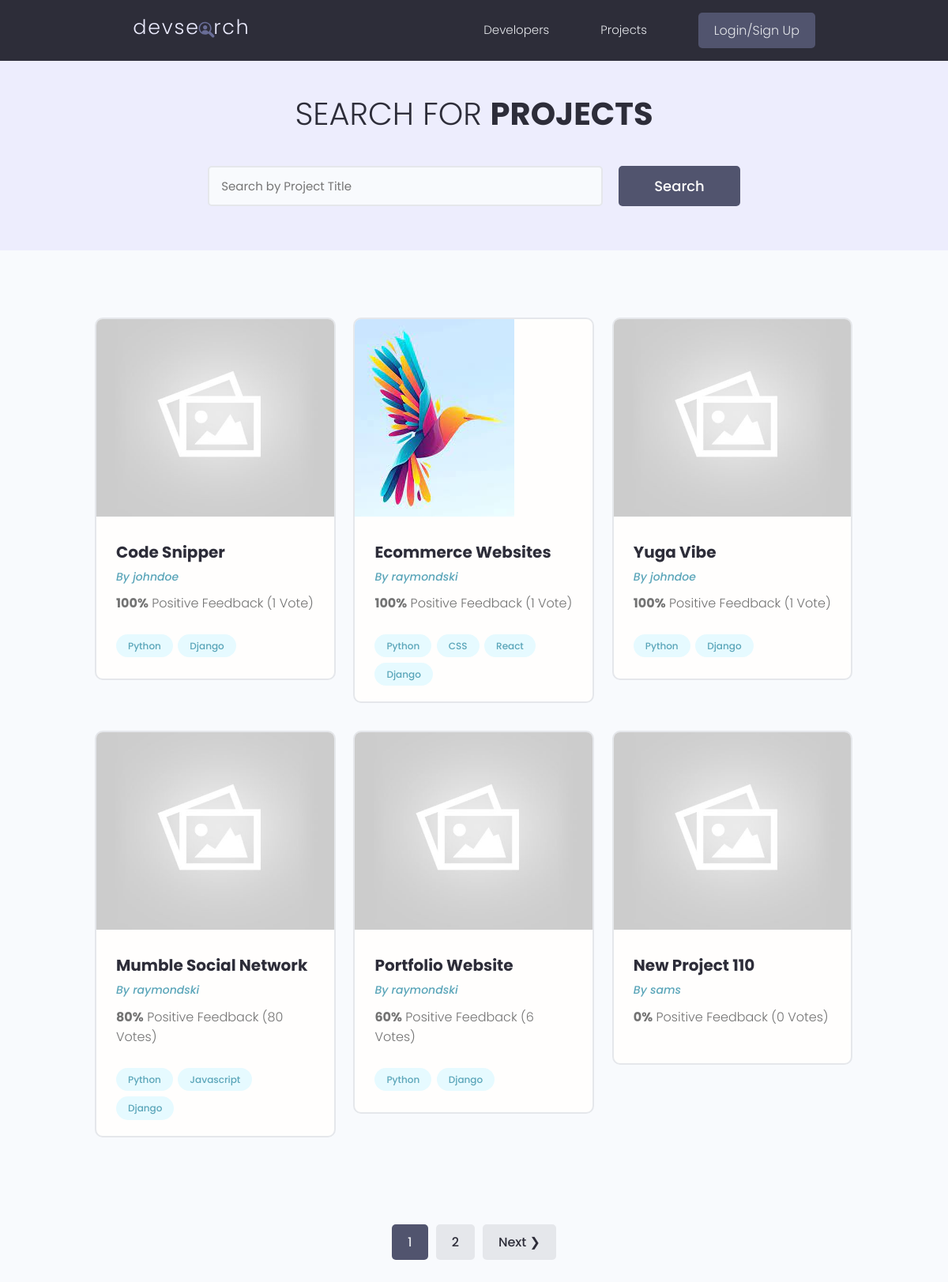
/projects/, run on the app's committed database.
### projects/models.py (models this page shows, shortened)
class Project(models.Model):
    owner = models.ForeignKey(Profile, null=True, blank=True, on_delete=models.CASCADE)
    title = models.CharField(max_length=200)
    description = models.TextField(null=True, blank=True)
    featured_image = models.ImageField(null=True, blank=True, default="default.jpg")
    demo_link = models.CharField(max_length=2000, null=True, blank=True)
    source_link = models.CharField(max_length=2000, null=True, blank=True)
    tags = models.ManyToManyField('Tag', blank=True)
    vote_total = models.IntegerField(default=0, null=True, blank=True)
    vote_ratio = models.IntegerField(default=0, null=True, blank=True)
    created = models.DateTimeField(auto_now_add=True)
    id = models.UUIDField(default=uuid.uuid4, unique=True, primary_key=True, editable=False)
    class Meta:
        ordering = ['-vote_ratio', '-vote_total', 'title']
    @property
    def image_url(self):
        try:
            url = self.featured_image.url
        except:
            url = ''
        return url

class Tag(models.Model):
    name = models.CharField(max_length=200)
    created = models.DateTimeField(auto_now_add=True)
    id = models.UUIDField(default=uuid.uuid4, unique=True, primary_key=True, editable=False)
    def __str__(self):
        return self.name

### users/models.py (models this page shows, shortened)
class Profile(models.Model):
    user = models.OneToOneField(User, on_delete=models.CASCADE, null=True, blank=True)
    name = models.CharField(max_length=200, blank=True, null=True)
    email = models.CharField(max_length=500, blank=True, null=True)
    username = models.CharField(max_length=200, blank=True, null=True)
    location = models.CharField(max_length=200, blank=True, null=True)
    short_intro = models.CharField(max_length=200, blank=True, null=True)
    bio = models.TextField(blank=True, null=True)
    profile_image = models.ImageField(blank=True, null=True, upload_to='profiles/', default='profiles/user-default.png')
    social_github = models.CharField(max_length=200, blank=True, null=True)
    social_twitter = models.CharField(max_length=200, blank=True, null=True)
    social_linkedin = models.CharField(max_length=200, blank=True, null=True)
    social_youtube = models.CharField(max_length=200, blank=True, null=True)
    social_website = models.CharField(max_length=200, blank=True, null=True)
    created = models.DateTimeField(auto_now_add=True)
    id = models.UUIDField(default=uuid.uuid4, unique=True, primary_key=True, editable=False)
    class Meta:
        ordering = ['created']

### projects/views.py (the view)
# urls.py: path('projects/', include('projects.urls')),
def projects(request):
    projects, search_query = search_projects(request)
    custom_range, projects = paginate_projects(request, projects, 6)
    context = {'projects': projects, 'search_query': search_query, 'custom_range': custom_range}
    return render(request, 'projects/projects.html',context)

### projects/utils.py (called while the page is built)
def paginate_projects(request, projects, results):
    page = request.GET.get('page')
    paginator = Paginator(projects, results)
    try:
        projects = paginator.page(page)
    except PageNotAnInteger:
        page = 1
        projects = paginator.page(page)
    except EmptyPage:
        page = paginator.num_pages
        projects = paginator.page(page)
    left_index = (int(page) - 4)
    if left_index < 1:
        left_index = 1
    right_index = (int(page) + 5)
    if right_index > paginator.num_pages:
        right_index = paginator.num_pages + 1
    custom_range = range(left_index, right_index)
    return custom_range, projects

def search_projects(request):
    search_query = ''
    if request.GET.get('search_query'):
        search_query = request.GET.get('search_query')
    tags = Tag.objects.filter(name__icontains=search_query)
    projects = Project.objects.distinct().filter(
        Q(title__icontains=search_query) |
        Q(description__icontains=search_query) |
        Q(owner__name__icontains=search_query) |
        Q(tags__in=tags)
    )
    return projects, search_query

### projects/templates/projects/projects.html (shortened to what this page needs)
{% extends 'main.html' %}
{% block content %}
  <main class="projects">
    <section class="hero-section text-center">
      <div class="container container--narrow">
        <div class="hero-section__box">
          <h2>Search for <span>Projects</span></h2>
        </div>
        <div class="hero-section__search">
          <form id="searchForm" class="form" action="{% url 'projects' %}" method="get">
            <div class="form__field">
              <input class="input input--text" id="formInput#search" type="text" name="search_query"
                placeholder="Search by Project Title" value="{{search_query}}" />
            </div>
            <input class="btn btn--sub btn--lg" type="submit" value="Search" />
          </form>
        </div>
      </div>
    </section>
    <section class="projectsList">
      <div class="container">
        <div class="grid grid--three">
        {% for project in projects %}
          <div class="column">
            <div class="card project">
              <a href="{% url 'project' project.id %}" class="project">
                <img class="project__thumbnail" src="{{project.image_url}}" alt="project thumbnail" />
                <div class="card__body">
                  <h3 class="project__title">{{project.title}}</h3>
                  <p><a class="project__author" href="{% url 'user-profile' project.owner.id %}">By {{project.owner.name}}</a></p>
                  <p class="project--rating">
                    <span style="font-weight: bold;">{{project.vote_ratio}}%</span> Positive
                    Feedback ({{project.vote_total}} Vote{{project.vote_total|pluralize:"s"}})
                  </p>
                  <div class="project__tags">
                        {% for tag in project.tags.all %}
                            <span class="tag tag--pill tag--main">
                            <small>{{tag}}</small>
                            </span>
                        {% endfor %}
                  </div>
                </div>
              </a>
            </div>
          </div>
          {% endfor %}
        </div>
      </div>
    </section>
    {% include 'pagination.html'  with queryset=projects custom_range=custom_range %}
  </main>
{% endblock content %}

### templates/main.html (shortened to what this page needs)
<!DOCTYPE html>
{% load static %}
<html lang="en">
<head>
    <link rel="stylesheet" href="https://cdn.iconmonstr.com/1.3.0/css/iconmonstr-iconic-font.min.css" />
    <link rel="stylesheet" href="{% static 'uikit/styles/uikit.css' %}" />
    <link rel="stylesheet" href="{% static 'styles/app.css' %}" />
</head>
<body>
    {% include 'navbar.html' %}
    {% block content %}
    {% endblock %}
</body>
</html>

### templates/navbar.html (shortened to what this page needs)
{% load static %}
  <header class="header">
    <div class="container container--narrow">
      <a href="{% url 'profiles' %}" class="header__logo">
        <img src="{% static 'images/logo.svg' %}" alt="DevSearch Logo" />
      </a>
      <nav class="header__nav">
        <ul class="header__menu">
          <li class="header__menuItem"><a href="{% url 'profiles' %}">Developers</a></li>
          <li class="header__menuItem"><a href="{% url 'projects' %}">Projects</a></li>
          {% if request.user.is_authenticated %}
            <li class="header__menuItem"><a href="{% url 'inbox' %}">Inbox</a></li>
            <li class="header__menuItem"><a href="{% url 'account' %}" >Account</a></li>
            <li class="header__menuItem"><a href="{% url 'logout' %}" class="btn btn--sub">Log out</a></li>
          {% else %}
            <li class="header__menuItem"><a href="{% url 'login' %}" class="btn btn--sub">Login/Sign Up</a></li>
          {% endif %}
        </ul>
      </nav>
    </div>
  </header>

### templates/pagination.html (shortened to what this page needs)
{% if queryset.has_other_pages %}
<div class="pagination">
  <ul class="container">
    {% for page in custom_range %}
      {% if page == projects.number  %}
        <li><a href="?page={{page}}" class="btn page-link btn--sub" data-page="{{page}}">{{page}}</a></li>
      {% else %}
        <li><a href="?page={{page}}" class="btn page-link" data-page="{{page}}">{{page}}</a></li>
      {% endif %}
    {% endfor %}
    {% if queryset.has_next %}
      <li><a href="?page={{queryset.next_page_number}}" class="btn page-link" data-page="{{queryset.next_page_number}}">Next &#10095;</a></li>
    {% endif %}
  </ul>
</div>
{% endif %}

### static/styles/app.css (style rules this page uses)
:root { --color-sub: #2d2d39; }
.btn--sub { background-color: var(--color-sub-light); }
.card { border: 2px solid var(--color-light); }
img { width: 100%; }
.header { position: sticky; z-index: 111; background-color: var(--color-sub); padding: 1.5rem 0; }
.header > .container { display: flex; justify-content: space-between; align-items: center; }
.header__logo > img { height: 3.8rem; }
.header__nav > ul { display: inline-flex; align-items: center; list-style: none; gap: 6.5rem; }
.header__menuItem > a { color: var(--color-light); font-weight: 300; }
.hero-section { height: 40vh; display: flex; align-items: center; background-color: var(--color-sub); }
.hero-section__box { margin-bottom: 4rem; }
.hero-section__box > h2, .hero-section__box > h2 > span { font-size: 4rem; color: var(--color-light); line-height: 1.3; text-transform: uppercase; }
.hero-section__box > h2 { font-weight: 300; }
.hero-section__box > h2 > span { font-weight: 700; }
.hero-section__search > .form { display: flex; align-items: center; justify-content: center; gap: 2rem; }
.hero-section__search > .form input.input--text { width: 50rem; }
.pagination { margin-top: 8rem; margin-bottom: 10rem; }
.pagination > ul { flex-wrap: wrap; list-style: none; display: flex; align-items: center; justify-content: center; gap: 1rem; }
.pagination .btn { color: var(--color-sub); }
.pagination .btn.btn--sub { color: var(--color-light); }
.project__author { font-size: 1.4rem; font-style: italic; }
.project--rating { margin-bottom: 1.6em; margin-top: .5em; }
.projects > .hero-section { background: var(--color-sub-lighter); height: 30vh; }
.projects .hero-section__box { margin-bottom: 2.5rem; }
.projects .hero-section__box > h2 { color: var(--color-sub); }
.projects .hero-section__box > h2 > span { font-weight: 700; color: var(--color-sub); }
.projectsList { margin-top: 8rem; }
.project__thumbnail { height: 25rem; object-fit: cover; object-position: top center; }
.project__title { font-size: 2rem; font-weight: 700; color: var(--color-sub); }

### static/uikit/styles/modules/_variables.css (style rules this page uses)
:root { --color-main: #5aa5b9; --color-main-light: #e6faff; --color-sub: #3f4156; --color-sub-light: #51546e; --color-sub-lighter: #ededfd; --color-text: #737373; --color-gray: #8b8b8b; --color-light: #e5e7eb; --color-light-gray: #767676; --color-bg: #f8fafd; --color-white: #fffefd; --color-white-light: #f3f3f3; --color-success: #359e64; --color-success-bg: #def8e8; --color-error: #fc4b0b; --color-error-bg: #fff2ee; --font-base: 'Poppins', arial, helvetica, 'Segoe UI', roboto, ubuntu, sans-serif; --font-monospace: 'Fira Code', 'Courier New', courier, monospace; --font-regular: 300; --font-medium: 500; --font-bold: 700; --generic-shadow: 1px 1px 5px #00000010; --generic-transition: all 0.3s ease-in-out; }

### static/uikit/styles/modules/_base.css (style rules this page uses)
* { margin: 0; padding: 0; box-sizing: border-box; text-rendering: optimizeLegibility; color: inherit; font-size: inherit; }
html { font-size: 50%; }
@media only screen and (min-width: 480px) { html { font-size: 56.25%; } }
@media only screen and (min-width: 1200px) { html { font-size: 62.5%; } }
body { line-height: 1.6; font-weight: 400; font-size: 1.5rem; color: var(--color-text); background-color: var(--color-bg); min-height: 100vh; }

### static/uikit/styles/modules/_typography.css (style rules this page uses)
* { font-family: var(--font-base); }
h2 { font-size: 3.6rem; font-weight: var(--font-bold); }
h3 { font-size: 3.2rem; font-weight: var(--font-medium); }
p, span, strong { font-size: 1.6rem; color: var(--color-text); font-weight: var(--font-regular); }
a { padding-bottom: 2px; text-decoration: none; display: inline-block; color: var(--color-main); font-weight: var(--font-medium); }

### static/uikit/styles/modules/_utilities.css (style rules this page uses)
.container { width: 92%; max-width: 165rem; margin: 0 auto; box-sizing: border-box; }
.container--narrow { width: 92%; max-width: 120rem; }
@media screen and (min-width: 1000px) { .container { width: 90%; } }
@media screen and (min-width: 1000px) { .container--narrow { width: 85%; } }
@media screen and (min-width: 1200px) { .container { width: 80%; } }
@media screen and (min-width: 1200px) { .container--narrow { width: 72%; } }
.text-center { text-align: center; }

### static/uikit/styles/modules/_card.css (style rules this page uses)
.card { border-radius: 1rem; background-color: var(--color-white); border: 1.5px solid var(--color-light); width: auto; height: auto; margin-top: 0.5rem; margin-bottom: 0.5rem; overflow: hidden; }
.card__body, .card__header { padding: 2rem 2.5rem; }

### data on the page
Project: image_url (placeholder picture), title "Code Snipper", owner.name "johndoe", vote_ratio "100", vote_total "1"
Tag: name "Python"
Tag: name "Django"
Project: image_url (picture), title "Ecommerce Websites", owner.name "raymondski", vote_ratio "100", vote_total "1"
Tag: name "CSS"
Tag: name "React"
Project: image_url (placeholder picture), title "Yuga Vibe", owner.name "johndoe", vote_ratio "100", vote_total "1"
Project: image_url (placeholder picture), title "Mumble Social Network", owner.name "raymondski", vote_ratio "80", vote_total "80"
Tag: name "Javascript"
Project: image_url (placeholder picture), title "Portfolio Website", owner.name "raymondski", vote_ratio "60", vote_total "6"
Project: image_url (placeholder picture), title "New Project 110", owner.name "sams", vote_ratio "0", vote_total "0"

### other printed values
{{ page }} "1"
{{ page }} "2"
